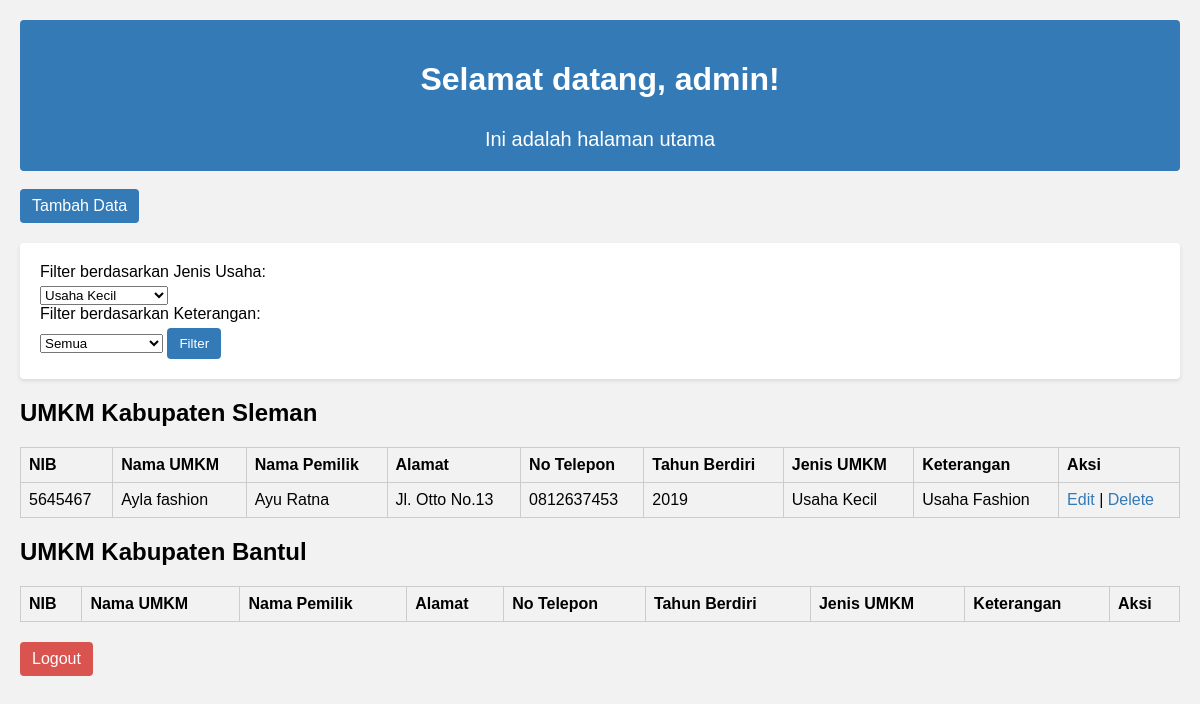
/index.php?jenis_usaha=Usaha Kecil (signed in), run on the app's committed database.
### tables this page shows
CREATE TABLE `umkm_sleman` (
  `nib` int(11) NOT NULL,
  `nama_umkm` varchar(100) DEFAULT NULL,
  `nama_pemilik` varchar(100) DEFAULT NULL,
  `alamat` varchar(200) DEFAULT NULL,
  `no_telepon` varchar(20) DEFAULT NULL,
  `tahun_berdiri` int(11) DEFAULT NULL,
  `jenis_umkm` varchar(50) DEFAULT NULL,
  `keterangan` varchar(50) DEFAULT NULL
);

### index.php (the view, shortened to what this page needs)
<?php
require_once 'config.php';
$queryJenisUsahaSleman = "SELECT DISTINCT jenis_umkm FROM umkm_sleman";
$resultJenisUsahaSleman = mysqli_query($conn, $queryJenisUsahaSleman);
$column = isset($_GET['column']) ? $_GET['column'] : 'nib';
$direction = isset($_GET['direction']) ? $_GET['direction'] : 'asc';
$selectedJenisUsaha = isset($_GET['jenis_usaha']) ? $_GET['jenis_usaha'] : '';
$filterCondition = '';
$filterParams = array();
if (!empty($selectedJenisUsaha)) {
    $filterCondition .= " jenis_umkm = ?";
    $filterParams[] = $selectedJenisUsaha;
}
$querySleman = "SELECT * FROM umkm_sleman";
if (!empty($filterCondition)) {
    $querySleman .= " WHERE $filterCondition";
}
$querySleman .= " ORDER BY $column $direction";
$stmtSleman = mysqli_prepare($conn, $querySleman);
if (!empty($filterParams)) {
    mysqli_stmt_bind_param($stmtSleman, str_repeat('s', count($filterParams)), ...$filterParams);
}
mysqli_stmt_execute($stmtSleman);
$resultSleman = mysqli_stmt_get_result($stmtSleman);
?>
<!DOCTYPE html>
<html>
<head>
    <link rel="stylesheet" type="text/css" href="style.css">
</head>
<body>
    <div class="welcome-section">
        <h1>Selamat datang, <?php echo $_SESSION['username']; ?>!</h1>
        <p>Ini adalah halaman utama</p>
    </div>
    <div>
    <br><a href="add.php" class="btn btn-add">Tambah Data</a>
        <form method="GET" action="index.php" class="filter-form">
            <label for="jenis_usaha_sleman">Filter berdasarkan Jenis Usaha:</label>
            <select id="jenis_usaha_sleman" name="jenis_usaha">
                <?php while ($rowJenisUsaha = mysqli_fetch_assoc($resultJenisUsahaSleman)) { ?>
                    <option value="<?php echo $rowJenisUsaha['jenis_umkm']; ?>" <?php echo $selectedJenisUsaha === $rowJenisUsaha['jenis_umkm'] ? 'selected' : ''; ?>><?php echo $rowJenisUsaha['jenis_umkm']; ?></option>
                <?php } ?>
            </select>
            <label for="keterangan_sleman">Filter berdasarkan Keterangan:</label>
            <select id="keterangan_sleman" name="keterangan">
                <option value="">Semua</option>
            </select>
            <button type="submit" class="btn btn-filter">Filter</button>
        </form>
        <h2>UMKM Kabupaten Sleman</h2>
        <table>
            <tr>
                <th>NIB</th>
                <th>Nama UMKM</th>
                <th>Nama Pemilik</th>
                <th>Alamat</th>
                <th>No Telepon</th>
                <th>Tahun Berdiri</th>
                <th>Jenis UMKM</th>
                <th>Keterangan</th>
                <th>Aksi</th>
            </tr>
            <?php
            while ($row = mysqli_fetch_assoc($resultSleman)) {
                echo "<tr>";
                echo "<td>".$row['nib']."</td>";
                echo "<td>".$row['nama_umkm']."</td>";
                echo "<td>".$row['nama_pemilik']."</td>";
                echo "<td>".$row['alamat']."</td>";
                echo "<td>".$row['no_telepon']."</td>";
                echo "<td>".$row['tahun_berdiri']."</td>";
                echo "<td>".$row['jenis_umkm']."</td>";
                echo "<td>".$row['keterangan']."</td>";
                echo "<td><a href='edit.php?id=".$row['nib']."'>Edit</a> | <a href='delete.php?id=".$row['nib']."'>Delete</a></td>";
                echo "</tr>";
            }
            ?>
        </table>
    </div>
    <div>
        <h2>UMKM Kabupaten Bantul</h2>
        <table>
            <tr>
                <th>NIB</th>
                <th>Nama UMKM</th>
                <th>Nama Pemilik</th>
                <th>Alamat</th>
                <th>No Telepon</th>
                <th>Tahun Berdiri</th>
                <th>Jenis UMKM</th>
                <th>Keterangan</th>
                <th>Aksi</th>
            </tr>
        </table>
    </div>
    <div class="logout-section">
        <a href="index.php?logout=true" class="btn btn-logout">Logout</a>
    </div>
</body>
</html>

### style.css (style rules this page uses)
body { font-family: Arial, sans-serif; margin: 0; padding: 20px; background-color: #f2f2f2; }
h1 { margin-bottom: 20px; }
a { text-decoration: none; color: #337ab7; }
table { width: 100%; border-collapse: collapse; margin-bottom: 20px; }
table th, table td { border: 1px solid #ccc; padding: 8px; text-align: left; }
form { margin-top: 20px; background-color: #fff; padding: 20px; border-radius: 4px; box-shadow: 0 2px 4px rgba(0, 0, 0, 0.1); }
label { display: block; margin-bottom: 5px; }
.btn { display: inline-block; padding: 8px 12px; background-color: #337ab7; border: none; color: #fff; text-decoration: none; border-radius: 4px; cursor: pointer; }
.btn-logout { background-color: #d9534f; }
.welcome-section { background-color: #337ab7; color: #fff; padding: 20px; border-radius: 4px; text-align: center; display: flex; flex-direction: column; align-items: center; justify-content: center; }
.welcome-section h1 { font-size: 32px; margin-bottom: 10px; }
.welcome-section p { font-size: 20px; margin-bottom: 0; }

### data on the page
umkm_sleman: nib "5645467", nama_umkm "Ayla fashion", nama_pemilik "Ayu Ratna", alamat "Jl. Otto No.13", no_telepon "0812637453", tahun_berdiri "2019", jenis_umkm "Usaha Kecil", keterangan "Usaha Fashion"

### other printed values
$_SESSION['username'] "admin"
form field jenis_usaha "Usaha Kecil"
